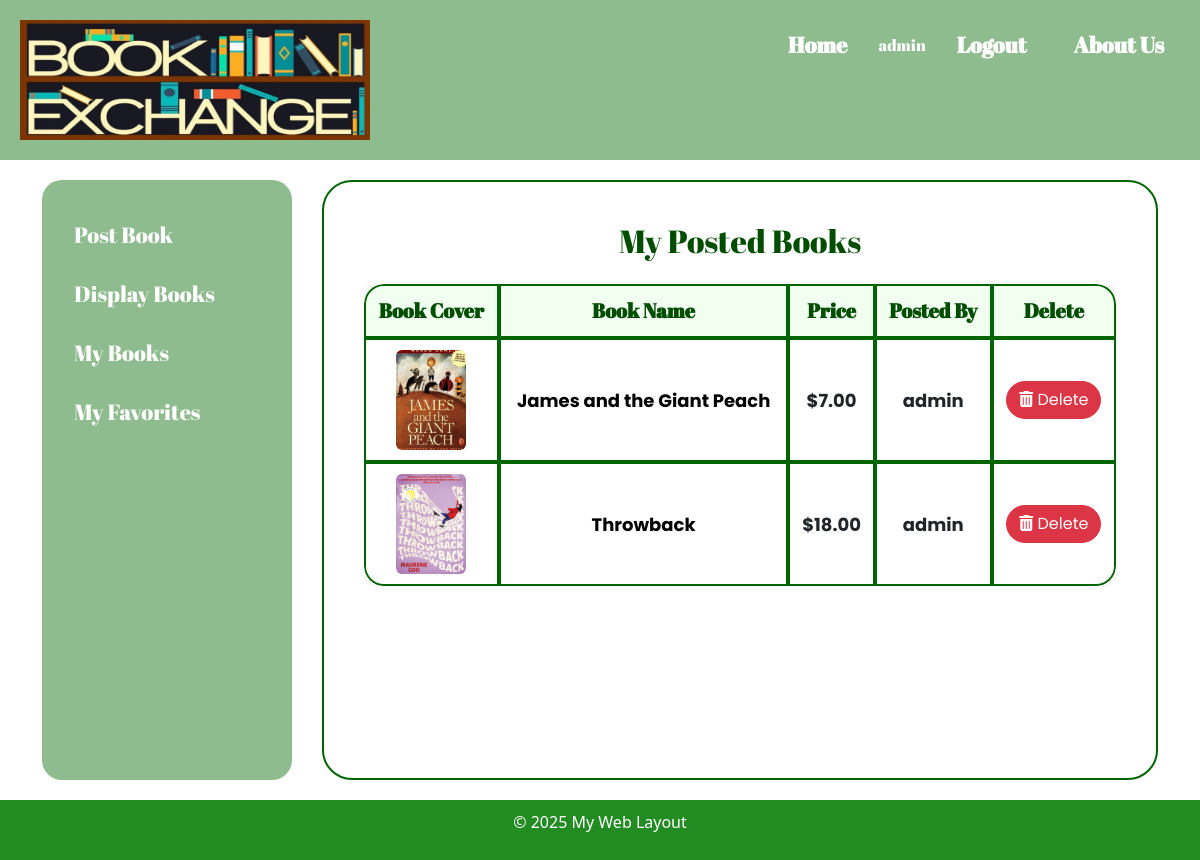
Page /mybooks (signed in) on the committed database.
### bookMng/models.py (models this page shows, shortened)
class Book(models.Model):
    name = models.CharField(max_length=200)
    web = models.URLField(max_length=300)
    price = models.DecimalField(decimal_places=2, max_digits=8)
    publishdate = models.DateField(auto_now=True)
    picture = models.FileField(upload_to='bookEx/static/uploads')
    pic_path = models.CharField(max_length=300, editable=False, blank=True)
    username = models.ForeignKey(User, blank=True, null=True, on_delete=models.CASCADE)

### bookMng/views.py (the view)
# urls.py: path('mybooks', views.mybooks, name='mybooks'),
@login_required(login_url='/accounts/login/')
def mybooks(request):
    books = Book.objects.filter(username=request.user)
    for b in books:
        b.pic_path = b.picture.url[14:]
    return render(request,
                  'bookMng/mybooks.html',
                  {
                      'item_list': MainMenu.objects.all(),
                      'books': books
                  })

### bookEx/templates/bookMng/mybooks.html (shortened to what this page needs)
{% extends "base.html" %}
{% load static %}
{% block content %}
    <h2 class="text-center mb-4 ">My Posted Books</h2>
    <div class="table-container" style="overflow-x: auto;">
        <table class="book-table">
            <thead>
                <tr>
                    <th>Book Cover</th>
                    <th>Book Name</th>
                    <th>Price</th>
                    <th>Posted By</th>
                    <th>Delete</th>
                </tr>
            </thead>
            <tbody>
                {% for book in books %}
                    <tr>
                        <td>
                            <img src="{% static book.pic_path %}" alt="{{ book.name }}" width="70" height="100" style="object-fit: cover; border-radius: 6px;">
                        </td>
                        <td>
                            <a href="{% url 'book_detail' book.id %}" style="text-decoration: none; color: #000; font-weight: bold;">
                                {{ book.name }}
                            </a>
                        </td>
                        <td>${{ book.price }}</td>
                        <td>{{ book.username }}</td>
                        <td>
                            <form method="post" action="{% url 'book_delete' book.id %}" onsubmit="return confirm('Are you sure you want to delete this book?');">
                                <button type="submit" class="btn btn-danger">
                                    <i class="fas fa-trash-alt"></i> Delete
                                </button>
                            </form>
                        </td>
                    </tr>
                {% endfor %}
            </tbody>
        </table>
    </div>
{% endblock content %}

### bookEx/templates/base.html (shortened to what this page needs)
{% load static %}
<!DOCTYPE html>
<html lang="en">
<head>
    <link rel="stylesheet" href="{% static 'base.css' %}" type="text/css">
    <link rel="stylesheet" href="https://cdnjs.cloudflare.com/ajax/libs/font-awesome/6.5.0/css/all.min.css">
    <link href="https://cdn.jsdelivr.net/npm/bootstrap@5.3.0/dist/css/bootstrap.min.css" rel="stylesheet">
</head>
<body>
    <header>
        <div class="banner">
            <img src="{% static 'book_banner.jpeg' %}" alt="Banner">
        </div>
        <div class="auth-controls">
            <a href="/">Home</a>
            {% if user.is_authenticated %}
                <span style="font-family: 'Abril Fatface', serif; color: white;">{{ user.username }}</span>
                <form action="{% url 'logout' %}?next=/" method="post" style="display:inline;">
                    <button type="submit">Logout</button>
                </form>
            {% else %}
                <span style="font-family: 'Abril Fatface', serif; color: white;">Not Logged In</span>
                <a href="{% url 'login' %}?next=/">Login</a>
            {% endif %}
            <a href="{% url 'about_us' %}" class="about-us-btn">About Us</a>
        </div>
    </header>
    <div class="container">
        <nav class="sidebar">
            <ul class="sidebar-links" id="sidebarLinks">
                <li><a href="{% url 'postbook' %}">Post Book</a></li>
                <li><a href="{% url 'displaybooks' %}">Display Books</a></li>
                <li><a href="{% url 'mybooks' %}">My Books</a></li>
                <li><a href="{% url 'my_favorites' %}">My Favorites</a></li>
            </ul>
        </nav>
        <main class="content">
            {% block content %}
            {% endblock content %}
        </main>
    </div>
    <footer>
        <p>&copy; 2025 My Web Layout</p>
    </footer>
</body>
</html>

### bookEx/static/base.css (style rules this page uses)
body { background: url("/static/forest_gif.gif") no-repeat center fixed; background-size: cover; font-family: 'Poppins', sans-serif; font-size: 22px; margin: 0; padding: 0; font-weight: bold; }
h1, h2, h3, h4, h5, h6, .banner h1 { font-family: 'Abril Fatface', serif !important; font-weight: normal !important; color: #004d00 !important; }
header { background-color: darkseagreen; color: white; padding: 20px; display: flex; flex-wrap: wrap; justify-content: space-between; align-items: flex-start; }
.banner img { height: 120px; width: 350px; }
.auth-controls { display: flex; flex-wrap: wrap; gap: 15px; align-items: center; justify-content: flex-end; margin-left: auto; }
.auth-controls a, .auth-controls button, .about-us-btn { color: white; background: none; border: none; font-size: 22px; font-weight: bold; font-family: 'Abril Fatface', serif; text-decoration: none; padding: 8px 16px; border-radius: 50px; transition: background-color 0.3s ease, color 0.3s ease; }
.container { display: flex; align-items: stretch; min-height: calc(100vh - 160px); padding: 20px; box-sizing: border-box; gap: 30px; }
.sidebar { background-color: darkseagreen; color: white; width: 250px; min-height: 600px; padding: 20px 20px 20px 16px; border-radius: 20px; box-sizing: border-box; flex-shrink: 0; }
.sidebar-links { display: block; }
.sidebar ul, .sidebar-links { list-style-type: none; padding: 0; margin: 0; }
.sidebar-links li { margin: 10px 0; }
.sidebar-links li a { color: white; text-decoration: none; font-size: 22px; font-family: 'Abril Fatface', serif; border-radius: 50px; padding: 8px 16px; display: inline-block; transition: background-color 0.3s ease; }
.content { flex-grow: 1; background-color: rgba(255, 255, 255, 0.85); border-radius: 30px; border: 2px solid darkgreen; padding: 40px; box-sizing: border-box; overflow-y: auto; }
input[type="submit"], button, .btn { border-radius: 50px !important; padding: 10px 30px; font-size: 18px; font-weight: bold; transition: background-color 0.3s ease; }
table.book-table { width: 100%; border-collapse: separate; border-spacing: 0; font-family: 'Poppins', sans-serif; font-size: 18px; border-radius: 20px; overflow: hidden; box-shadow: 0 0 10px rgba(0,0,0,0.1); }
table.book-table th, table.book-table td { padding: 10px; text-align: center; font-weight: bold; background-color: rgba(255, 255, 255, 0.9); border: 2px solid darkgreen; }
table.book-table tr:first-child th:first-child { border-top-left-radius: 20px; background-color: honeydew; }
table.book-table tr:first-child th:last-child { border-top-right-radius: 20px; background-color: honeydew; }
table.book-table tr:last-child td:first-child { border-bottom-left-radius: 20px; }
table.book-table tr:last-child td:last-child { border-bottom-right-radius: 20px; }
table.book-table th { background-color: honeydew; font-family: 'Abril Fatface', serif; font-size: 20px; color: #004d00; }
.book-table tr:nth-child(even) { background-color: #f8fff8; }
footer { background-color: #228B22; color: white; text-align: center; padding: 10px 0; }

### rows in the picture
Book: shows a picture, name "James and the Giant Peach", price "7.00", username "admin"
Book: shows a picture, name "Throwback", price "18.00", username "admin"

### other values in the picture
{{ user.username }} "admin"
